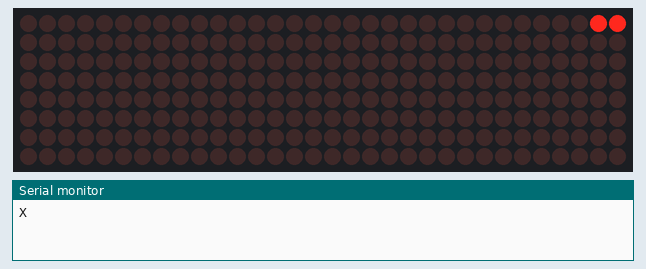
This sketch was run on a simulated Arduino Uno, built with avr-gcc and run on an emulated ATmega328P. Shown: 32×8 LED matrix, the last lines printed to the serial monitor.

Above: at 0.25 s.
At 1.25 s:
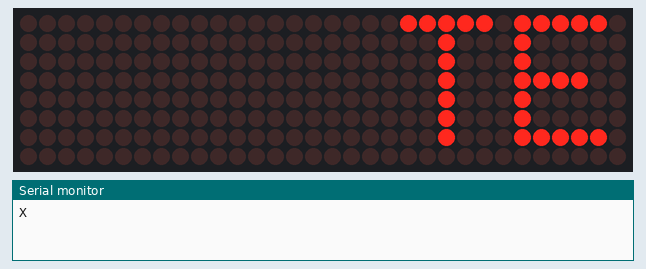
At 2.35 s:
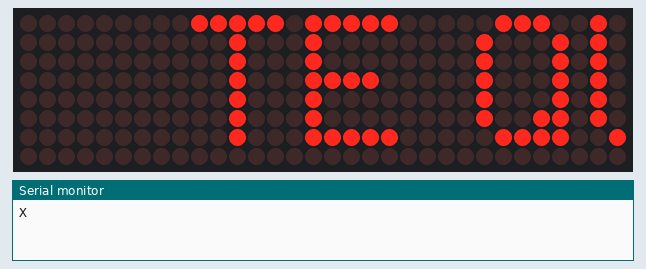
At 4.45 s:
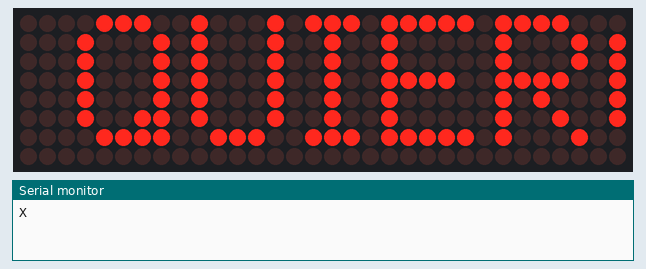
At 6.55 s:
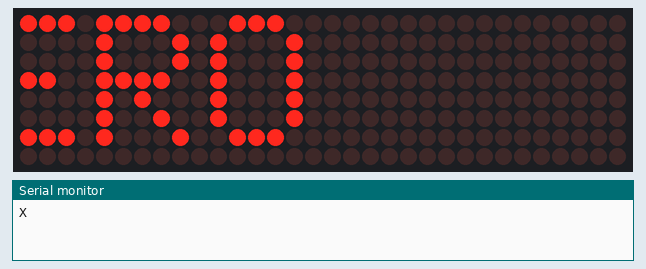
At 8.65 s:
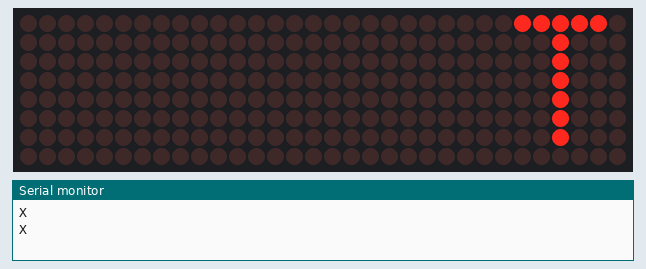

The sketch:

Futbolin_ekaitza.ino
```cpp
/*
 Name:		Futbolin_Ekaitza.ino
 Created:	04/12/2020 22:27:12
 Author:	Erik
*/
#include "Lcd_defines.h"

char displayBuffer[12] = "TE QUIERO";
MD_Parola P = MD_Parola(HARDWARE_TYPE, CS_PIN, MAX_DEVICES);

void setup(void)
{
    Serial.begin(115200);
    P.begin();
    P.setIntensity(6);
}

void loop(void)
{
    if (P.displayAnimate()) {

        P.displayText(displayBuffer, PA_CENTER, 100, 0, PA_SCROLL_LEFT, PA_SCROLL_LEFT);
         Serial.println(F("X"));
    }
}
```

Lcd_defines.h
```cpp
#include "Arduino.h"
#include <MD_Parola.h>
#include <MD_MAX72xx.h>

// Define the number of devices we have in the chain and the hardware interface
// NOTE: These pin numbers will probably not work with your hardware and may
// need to be adapted
#define HARDWARE_TYPE MD_MAX72XX::FC16_HW
#define MAX_DEVICES 4

#define CLK_PIN   13
#define DATA_PIN  11
#define CS_PIN    10
```

Measured:
- by itself, everything shown: repeats every 8.0 s, in 80 steps
